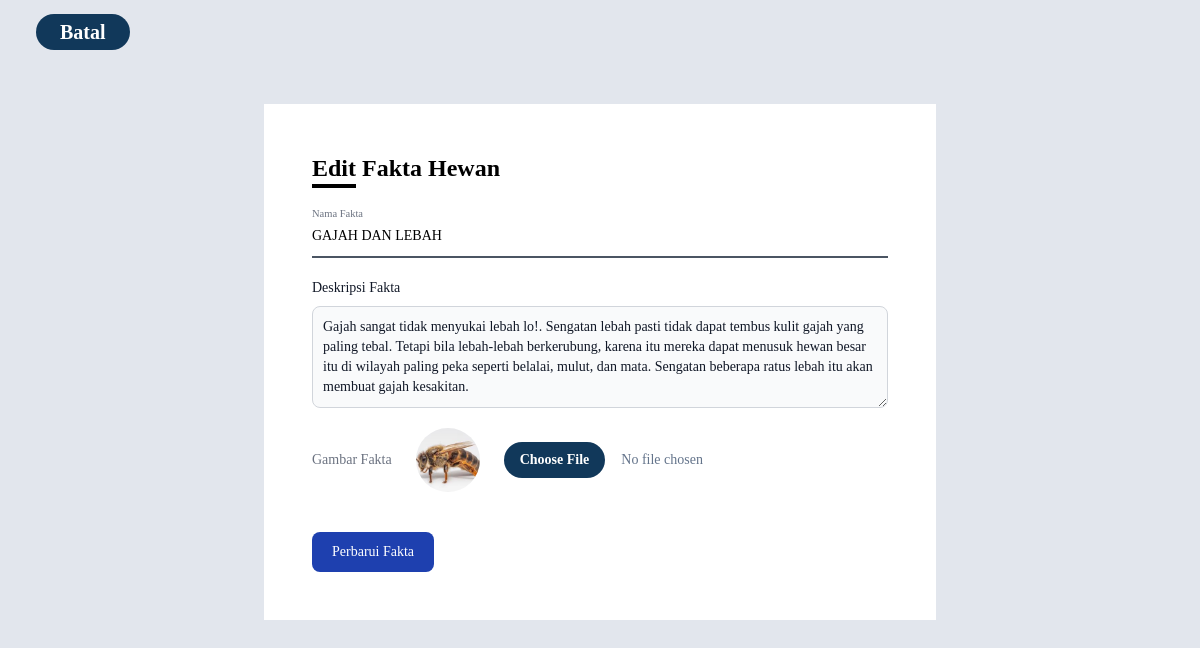
The app's page /pages/admin/edit_fakta.php?id_fakta=25 with its own data.
### tables this page shows
CREATE TABLE `fakta_hewan` (
  `id_fakta` int(11) NOT NULL,
  `nama_fakta` varchar(255) NOT NULL,
  `deskripsi_fakta` text NOT NULL,
  `gambar_fakta` varchar(255) NOT NULL,
  `id_hewan` int(11) NOT NULL
);

### pages/admin/edit_fakta.php (the view, shortened to what this page needs)
<?php
include("./../php/koneksi.php");
$id_hewan = isset($_GET['id_hewan']) ? (int)$_GET['id_hewan'] : 0;
$id_admin = isset($_GET['id']) ? (int)$_GET['id'] : 0;
$id_fakta = isset($_GET['id_fakta']) ? (int)$_GET['id_fakta'] : 0;
$sql_fakta = $conn->prepare("SELECT * FROM fakta_hewan WHERE id_fakta = ?");
$sql_fakta->bind_param("i", $id_fakta);
$sql_fakta->execute();
$result_fakta = $sql_fakta->get_result();
$fakta = $result_fakta->fetch_assoc();
?>
<!DOCTYPE html>
<html lang="en">
<head>
    <link rel="stylesheet" href="./../../css/output.css">
</head>
<body class="bg-[#e2e6ed]">
    <div class="h-16 w-screen flex items-center">
        <a href="./dashboard.php?id=<?php echo $id_admin; ?>" class="bg-[#11385a] text-white py-1 px-6 text-xl rounded-full font-semibold ml-9">Batal</a>
    </div>
    <div class="m-auto mt-10">
        <form class="min-w-md max-w-2xl mx-auto bg-white p-12" action="proses_edit_fakta.php?id_fakta=<?php echo $id_fakta; ?>&id_hewan=<?php echo $id_hewan; ?>&id=<?php echo $id_admin; ?>" method="post" enctype="multipart/form-data">
            <div class="text-2xl font-semibold">Edit Fakta Hewan</div>
            <hr class="border-black border-2 w-11 mb-7">
            <div class="relative z-0 w-full mb-5 group">
                <input type="text" name="nama_fakta" id="nama_fakta" value="<?php echo htmlspecialchars($fakta['nama_fakta']); ?>" class="block py-2.5 px-0 w-full text-sm bg-transparent border-0 border-b-2 appearance-none outline-none border-gray-600 peer" placeholder=" " required />
                <label for="nama_fakta" class="peer-focus:font-medium absolute text-sm text-gray-500 dark:text-gray-400 duration-300 transform -translate-y-6 scale-75 top-3 -z-10 origin-[0] peer-focus:start-0 peer-focus:text-blue-600 peer-focus:dark:text-blue-500 peer-placeholder-shown:scale-100 peer-placeholder-shown:translate-y-0 peer-focus:scale-75 peer-focus:-translate-y-6">Nama Fakta</label>
            </div>
            <div class="relative z-0 w-full mb-5 group">
                <label for="deskripsi_fakta" class="block mb-2 text-sm font-medium text-gray-900">Deskripsi Fakta</label>
                <textarea id="deskripsi_fakta" name="deskripsi_fakta" rows="4" class="block p-2.5 w-full text-sm text-gray-900 bg-gray-50 rounded-lg border border-gray-300" placeholder="Deskripsi fakta..."><?php echo htmlspecialchars($fakta['deskripsi_fakta']); ?></textarea>
            </div>
            <div class="relative z-0 w-full mb-10 group flex items-center space-x-6">
                <label for="gambar_fakta" class="text-sm text-gray-500">Gambar Fakta</label>
                <div class="shrink-0">
                    <img id='preview_hewan' class="h-16 w-16 object-cover rounded-full" src="./../../image/<?php echo htmlspecialchars($fakta['gambar_fakta']); ?>" />
                </div>
                <label class="block">
                    <input type="file" name="gambar_fakta" onchange="loadFile(event)" class="block w-full text-sm text-slate-500 file:mr-4 file:py-2 file:px-4 file:rounded-full file:border-0 file:text-sm file:font-semibold file:bg-[#11385a] file:text-white hover:file:bg-violet-100" />
                </label>
            </div>
            <button type="submit" class="text-white bg-blue-800 focus:ring-4 focus:outline-none focus:ring-blue-300 font-medium rounded-lg text-sm w-full sm:w-auto px-5 py-2.5 text-center">Perbarui Fakta</button>
        </form>
    </div>
</body>
</html>

### records on screen
fakta_hewan: nama_fakta "GAJAH DAN LEBAH", deskripsi_fakta "Gajah sangat tidak menyukai lebah lo!. Sengatan lebah pasti tidak dapat tembus kulit gajah yang paling tebal. Tetapi bila lebah-lebah berkerubung, karena itu mereka dapat menusuk hewan besar itu di wilayah paling peka seperti belalai, mulut, dan mata. Sengatan beberapa ratus lebah itu akan membuat gajah kesakitan.", gambar_fakta (picture)
